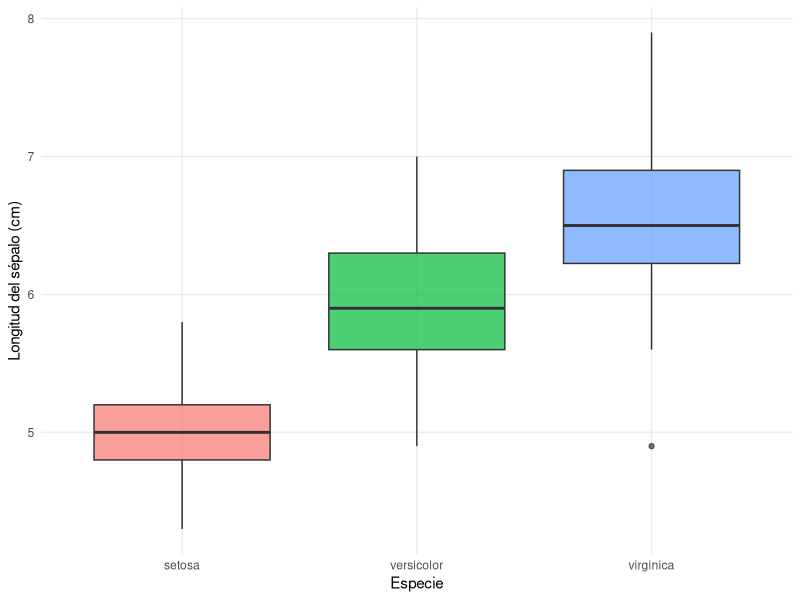

Recreate this plot in R.
## ---- chunk 1
#| label: fig-boxplot
#| fig-cap: "Distribución de la longitud de sépalo por especie en el conjunto iris"

library(ggplot2)

ggplot(iris, aes(x = Species, y = Sepal.Length, fill = Species)) +
  geom_boxplot(alpha = 0.7, show.legend = FALSE) +
  labs(
    x = "Especie",
    y = "Longitud del sépalo (cm)"
  ) +
  theme_minimal(base_size = 11) +
  theme(panel.grid.minor = element_blank())
